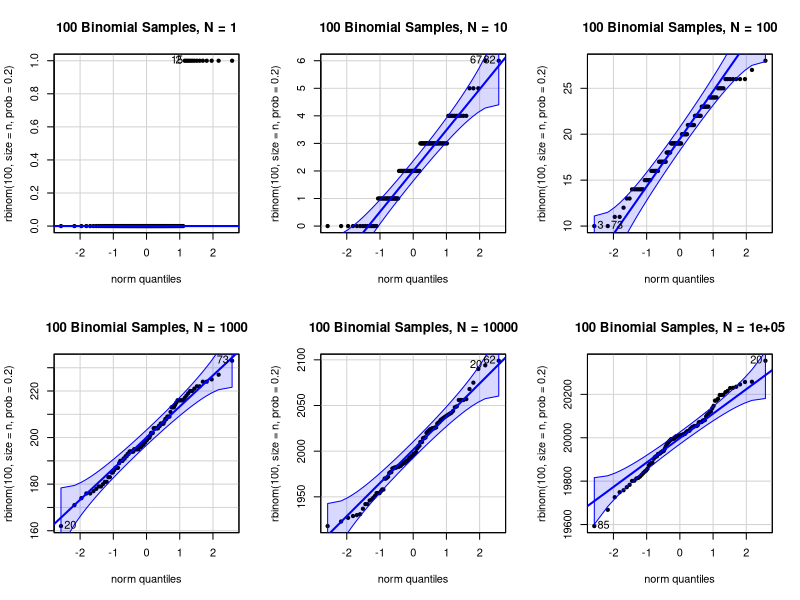
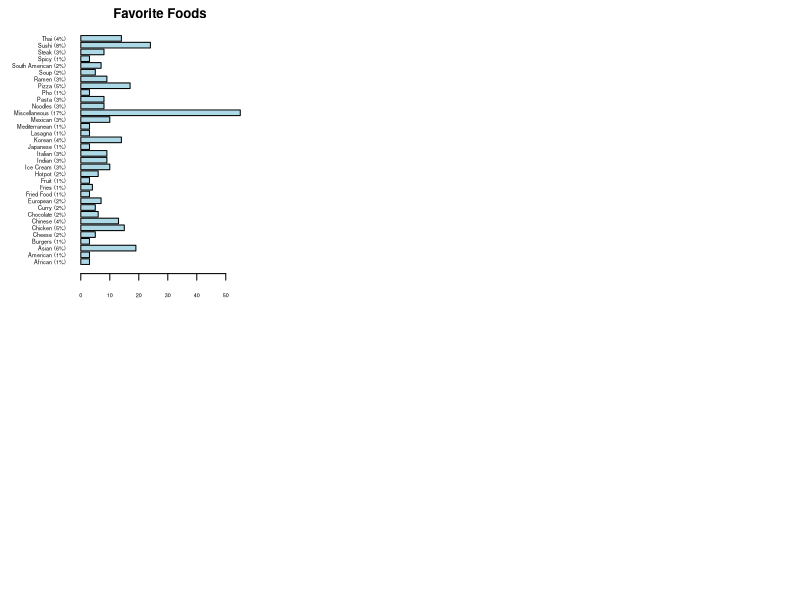

Generate these figures, in order, with R:
## ---- chunk 1
knitr::opts_chunk$set(echo = TRUE)
## ---- chunk 2
myList <- list(1:10, matrix(1:25, nrow = 5, byrow = TRUE), list("latte", c("taco", "nan"), 1:7))
## ---- chunk 3
#1.2
ans1 <- myList[[2]][4,]
ans1
#1.3
ans2 <- sum(myList[[2]][,5])
ans2
#1.4
ans3 <- rowSums(myList[[2]])
ans3
#1.5
ans4 <- myList[[3]][[1]]
ans4
#1.6
ans5 <- as.character(myList[[3]][[3]])
ans5
## ---- chunk 4
#2.1
library(car)
#2.2
vec <- 10**(0:5)
#2.3
par(mfrow = c(2,3))
#2.4
vec2 <- rbinom(5, 20, 0.8)
#2.5 CHECK THIS ONE
for (n in vec) {  
  qqPlot(rbinom(100, size = n, prob = 0.2), main = paste("100 Binomial Samples, N =", n), pch = 19, col.lines = "blue")
}
## ---- chunk 5
#3.1
food <- read.csv("Food_230.csv")
#3.2
dim(food)
names(food)
head(food)
#3.3
food <- food$Food
#3.4
sort(unique(food))
length(unique(food))
## ---- chunk 6
#3.6 HELP
food <- tolower(food)
food <- gsub(" or .*", "", food)
food <- gsub(" and .*", "", food)
food <- gsub(" food.*", "", food)
food <- gsub(" cuisine.*", "", food)
food <- gsub("[^0-9A-Za-z///' ]", "", food)
food <- trimws(food)
sort(unique(food))
length(unique(food))
## ---- chunk 7
#3.7
food <- gsub(".*(hot pot|hotpot).*", "hotpot", food)
food <- gsub(".*(curry|curries).*", "curry", food)
food <- gsub(".*(lasagna|lasagnas|lasagne).*", "lasagna", food)
food <- gsub(".*(noodles|noodle).*", "noodles", food)
food <- gsub(".*(cookies|cookie).*", "cookies", food)
food <- gsub(".*(chocolate|chocolates).*", "chocolate", food)
food <- gsub(".*cheese.*", "cheese", food)
food <- gsub(".*steak.*", "steak", food)
food <- gsub(".*sushi.*", "sushi", food)
food <- gsub(".*fries.*", "fries", food)
food <- gsub(".*ramen.*", "ramen", food)
food <- gsub(".*tofu.*", "tofu", food)
food <- gsub(".*(burgers|burger).*", "burgers", food)
food <- gsub(".*soup.*", "soup", food)
food <- gsub(".*delicious.*", "delicious", food)
sort(unique(food))
length(unique(food))

## ---- chunk 8
#3.8
searchvec <- c("asian", "chinese", "vietnamese", "italian", "indian", "thai", "mexican", "brazilian", "korean")
for (i in searchvec) {
  food <- gsub(paste(".*", i, ".*", sep = ""), i, food)
}
sort(unique(food))
length(unique(food))
## ---- chunk 9
#3.9
foodframe <- data.frame(sort(table(food), decreasing = T))
foodframe
food_counts <- table(food)
popular_food <- names(food_counts[food_counts >= 3])
#sorting the chicken
food <- gsub(".*chicken.*", "chicken", food)
#grouping fried food
food <- gsub(".*fried.*", "fried food", food)
#sorting asian food
food <- gsub(".*(paneer|rice|postickers|hibachi|indonesian|turkish|vietnamese|dumplings|dal bhaat|tofu|persian).*", "asian", food)
#sorting african food
food <- gsub(".*(rice|african|ethiopian|tagine).*", "african", food)
#sorting american food
food <- gsub(".*(bbq|american|mac|hot dogs|chili|cornbread|pulled pork).*", "american", food)
#sorting european food
food <- gsub(".*(albanian|baguettes|crepes|lebanese|escargot|spaghetti|swedish).*", "european", food)
#sorting south american food
food <- gsub(".*(empanadas|guacamole|taco|farofa|flautas).*", "south american", food)
#everything not sorted is miscellaneous
categories <- c("chicken", "fried food", "asian", "african", "american", "european", "south american")
#setting everything that is not popular food or a category to miscellaneous
miscellaneous_food <- setdiff(unique(food), c(popular_food, categories))
food[food %in% miscellaneous_food] <- "miscellaneous"
foodframe <- data.frame(sort(table(food), decreasing = T))
foodframe
## ---- chunk 10
#3.10
library(tools)
food <- toTitleCase(food)
finaltab <- table(food)
percents <- round(finaltab/sum(finaltab)*100)
names(finaltab) <- paste(names(finaltab), " (", percents, "%)", sep = "")
par(mar = c(2, 6, 2, 2))
par(cex.axis = .5)

barplot(finaltab, horiz = T, col = "lightblue", las = 1, main = "Favorite Foods", xlab = "Percent of Students")

